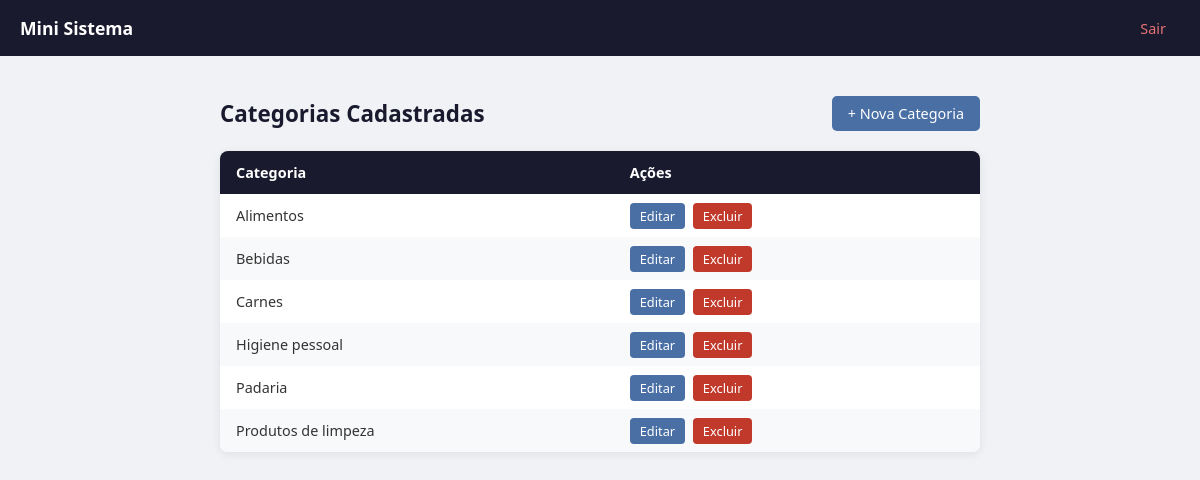
The app's page /categorias/listar.php (signed in) with its own data.
### tables this page shows
CREATE TABLE `categorias` (
  `id` int NOT NULL,
  `categoria` varchar(45) NOT NULL
);

### www/categorias/listar.php (the view, shortened to what this page needs)
<?php
	require_once("../conecta.php");
	$sql = "SELECT * FROM categorias ORDER BY categoria ASC";
	$resultado = mysqli_query($conn, $sql);
?>
<!DOCTYPE html>
<html lang="pt-br">
<head>
</head>
<body>
	<?php require_once("../menu.php") ?>
	<div class="conteudo">
		<div class="topo">
			<h4>Categorias Cadastradas</h4>
			<a class="btn" href="cadastrar.php">+ Nova Categoria</a>
		</div>
		<?php
			if (mysqli_num_rows($resultado) > 0) {
		?>
		<table>
			<thead>
				<tr>
					<th>Categoria</th>
					<th>Ações</th>
				</tr>
			</thead>
			<tbody>
				<?php
					while ($row = mysqli_fetch_array($resultado)) {
						$id = $row["id"];
						echo ("<tr>");
						echo ("<td>" . $row["categoria"] . "</td>");
						echo ("
							<td>
								<a class='btn-small btn-editar' href='editar.php?id=$id'>Editar</a>
								<a class='btn-small btn-excluir' href='excluir.php?id=$id' onclick=\"return confirm('Deseja excluir esta categoria?')\">Excluir</a>
							</td>
						");
						echo ("</tr>");
					}
				?>
			</tbody>
		</table>
		<?php
			} else {
				echo ("<p class='vazio'>Nenhuma categoria cadastrada ainda.</p>");
			}
		?>
	</div>
</body>
</html>

### www/categorias/listar.php (style rules this page uses)
* { box-sizing: border-box; margin: 0; padding: 0; }
body { font-family: 'Segoe UI', sans-serif; background-color: #f0f2f5; color: #333; }
.conteudo { max-width: 800px; margin: 40px auto; padding: 0 20px; }
.topo { display: flex; justify-content: space-between; align-items: center; margin-bottom: 20px; }
.topo h4 { font-size: 1.4rem; color: #1a1a2e; }
.btn { background-color: #4a6fa5; color: #fff; text-decoration: none; padding: 8px 16px; border-radius: 5px; font-size: 0.9rem; transition: background 0.2s; }
.btn-small { padding: 4px 10px; font-size: 0.8rem; border-radius: 4px; text-decoration: none; color: #fff; margin-right: 4px; }
.btn-editar { background-color: #4a6fa5; }
.btn-excluir { background-color: #c0392b; }
table { width: 100%; border-collapse: collapse; background: #fff; border-radius: 8px; overflow: hidden; box-shadow: 0 2px 10px rgba(0,0,0,0.08); }
thead { background-color: #1a1a2e; color: #fff; }
th, td { padding: 12px 16px; text-align: left; font-size: 0.9rem; }
tbody tr:nth-child(even) { background-color: #f8f9fa; }

### records on screen
categorias: categoria "Alimentos"
categorias: categoria "Bebidas"
categorias: categoria "Carnes"
categorias: categoria "Higiene pessoal"
categorias: categoria "Padaria"
categorias: categoria "Produtos de limpeza"
